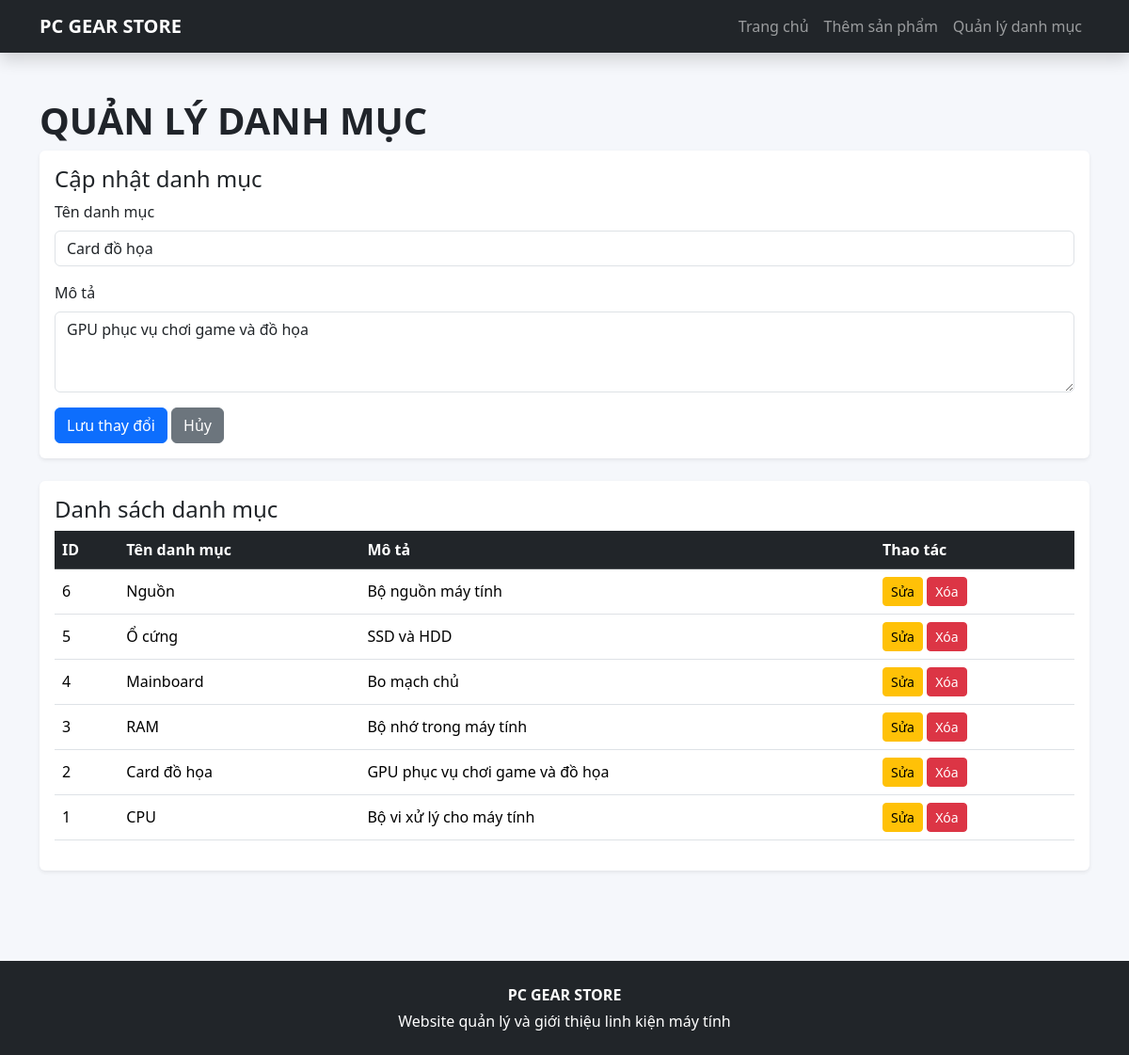
/index.php?action=danhmuc&edit=2, run on the app's committed database.
### tables this page shows
CREATE TABLE danhmuc (
    id INT AUTO_INCREMENT PRIMARY KEY,
    ten_danh_muc VARCHAR(150) NOT NULL,
    mo_ta TEXT NULL
);

### controller/danhmuc.php (called while the page is built, shortened)
<?php
require_once __DIR__ . '/../model/database.php';
$db = new Database();
$edit = null;
$editId = filter_input(INPUT_GET, 'edit', FILTER_VALIDATE_INT);
if ($editId > 0) {
    $edit = $db->getCategory($editId);
}
$categories = $db->getCategories();
require __DIR__ . '/../view/danhmuc/index.php';

### model/database.php (called while the page is built, shortened)
<?php
class Database {
    private PDO $conn;
    public function __construct() {
        $host = 'localhost';
        $dbname = 'lab1';
        $user = 'root';
        $password = '';
        $this->conn = new PDO(
            "mysql:host=$host;dbname=$dbname;charset=utf8mb4",
            $user,
            $password,
            [
                PDO::ATTR_ERRMODE => PDO::ERRMODE_EXCEPTION,
                PDO::ATTR_DEFAULT_FETCH_MODE => PDO::FETCH_ASSOC
            ]
        );
    }
    public function getCategories(): array {
        return $this->conn->query(
            "SELECT * FROM danhmuc ORDER BY id DESC"
        )->fetchAll();
    }
    public function getCategory(int $id): ?array {
        $stmt = $this->conn->prepare("SELECT * FROM danhmuc WHERE id = ?");
        $stmt->execute([$id]);
        return $stmt->fetch() ?: null;
    }
}

### view/danhmuc/index.php (the view, shortened to what this page needs)
<?php require __DIR__ . '/../header.php'; ?>
<div class="container py-5">
    <h1 class="fw-bold">QUẢN LÝ DANH MỤC</h1>
    <div class="card shadow-sm border-0 mb-4">
        <div class="card-body">
            <h4><?= $edit ? 'Cập nhật danh mục' : 'Thêm danh mục mới' ?></h4>
            <form method="post" action="index.php?action=danhmuc<?= $edit ? '&edit=' . (int)$edit['id'] : '' ?>">
                <label class="form-label">Tên danh mục</label>
                <input class="form-control mb-3" name="ten_danh_muc" required value="<?= e($edit['ten_danh_muc'] ?? '') ?>">
                <label class="form-label">Mô tả</label>
                <textarea class="form-control mb-3" name="mo_ta" rows="3"><?= e($edit['mo_ta'] ?? '') ?></textarea>
                <button class="btn btn-primary"><?= $edit ? 'Lưu thay đổi' : 'Thêm danh mục' ?></button>
                <?php if ($edit): ?><a href="index.php?action=danhmuc" class="btn btn-secondary">Hủy</a><?php endif; ?>
            </form>
        </div>
    </div>
    <div class="card shadow-sm border-0">
        <div class="card-body">
            <h4>Danh sách danh mục</h4>
            <div class="table-responsive">
                <table class="table table-hover align-middle">
                    <thead class="table-dark"><tr><th>ID</th><th>Tên danh mục</th><th>Mô tả</th><th>Thao tác</th></tr></thead>
                    <tbody>
                    <?php foreach ($categories as $cat): ?>
                        <tr>
                            <td><?= (int)$cat['id'] ?></td>
                            <td><?= e($cat['ten_danh_muc']) ?></td>
                            <td><?= e($cat['mo_ta']) ?></td>
                            <td>
                                <a class="btn btn-warning btn-sm" href="index.php?action=danhmuc&edit=<?= (int)$cat['id'] ?>">Sửa</a>
                                <form method="post" action="index.php?action=danhmuc" class="d-inline"
                                      onsubmit="return confirm('Bạn có chắc muốn xóa danh mục này?');">
                                    <button class="btn btn-danger btn-sm">Xóa</button>
                                </form>
                            </td>
                        </tr>
                    <?php endforeach; ?>
                    </tbody>
                </table>
            </div>
        </div>
    </div>
</div>
<?php require __DIR__ . '/../footer.php'; ?>

### view/CSS/theme.css (style rules this page uses)
body { background: #f5f7fb; color: #20242a; }

### data on the page
danhmuc: ten_danh_muc "Card đồ họa", mo_ta "GPU phục vụ chơi game và đồ họa", id "2"
danhmuc: id "6", ten_danh_muc "Nguồn", mo_ta "Bộ nguồn máy tính"
danhmuc: id "5", ten_danh_muc "Ổ cứng", mo_ta "SSD và HDD"
danhmuc: id "4", ten_danh_muc "Mainboard", mo_ta "Bo mạch chủ"
danhmuc: id "3", ten_danh_muc "RAM", mo_ta "Bộ nhớ trong máy tính"
danhmuc: id "1", ten_danh_muc "CPU", mo_ta "Bộ vi xử lý cho máy tính"
